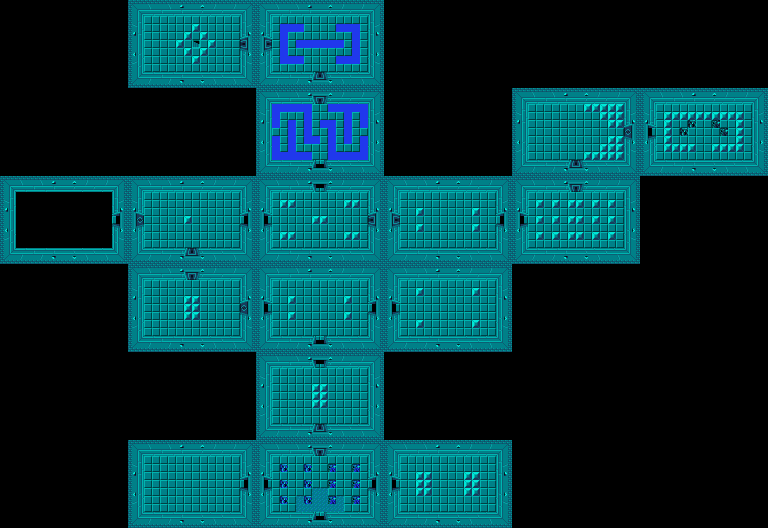
#> input picture scripts/Data/tloz1_1.png, 1536 x 1056 px (shown at 1/2 size); its folder holds only this picture in this run
$ python Build_Catalog_and_Override.py
#> lines starting #> are read from the running program, lines starting #| are printed output that depends on the picture
#!/usr/bin/env python3
# -*- coding: utf-8 -*-
"""
zelda_extract_tiles_no_overlay_highdpi_with_axes.py
---------------------------------------------------
- Builds per-map catalogues at 450 DPI
- Adds visible axes: Row numbers (left) and Col numbers (top)
- No map overlaps (each map has its own catalogue)
- Deduplicates tiles across sources
- Auto classifies air/solid
- Skips black/blank tiles
- Outputs JSON + CSV legends for manual override
"""

import cv2
import csv
import json
import hashlib
import numpy as np
from pathlib import Path
from PIL import Image, ImageDraw, ImageFont

# PARAMS
INPUT_DIR          = Path("../Data/")
OUT_DIR_TILES      = Path("../Tiles_Base")
OUT_DIR_ROOT       = Path("../")
OUT_CATALOGUE      = Path("../Catalogue/")
LEGEND_PATH_JSON   = OUT_DIR_ROOT / "legend_all_tiles.json"
LEGEND_PATH_CSV    = OUT_DIR_ROOT / "legend_all_tiles.csv"

# Tile settings
TILE_SIZE          = 16
TILE_SPACING       = 2
LABEL_FONT_SIZE    = 7
DRAW_INDEX         = True

# Classification thresholds
AIR_THRESHOLD      = 0.5
BLACK_THRESHOLD    = 15

# Combined master catalogue settings
MAKE_MASTER_CATALOGUE = True
MASTER_GAP_BETWEEN_MAPS = 32

# DPI for saved images
SAVE_DPI = (450, 450)

# Optional visual aids
DRAW_GRIDLINES     = False
GRID_ALPHA         = 60

# Axes settings
SHOW_AXES          = True
AXIS_BG_ALPHA      = 140      # background bar opacity for axes
AXIS_TICK_STEP     = 1        # label every N tiles
AXIS_PAD_LEFT      = 36       # left margin for row labels
AXIS_PAD_TOP       = 24       # top margin for col labels
AXIS_FONT_SIZE     = 10       # axis label font
AXIS_TITLE_GAP     = 2        # gap between top/left bars and "Col"/"Row"
AXIS_TITLE_FONT_SZ = 10

# UTILITIES
def ensure_dirs(*paths: Path):
    for p in paths:
        p.mkdir(parents=True, exist_ok=True)

def tile_hash_rgba(tile_rgba: np.ndarray) -> str:
    return hashlib.md5(tile_rgba.tobytes()).hexdigest()

def is_black_tile(tile_arr: np.ndarray) -> bool:
    # Treat fully transparent as "blank/black"
    if tile_arr.shape[2] >= 4:
        alpha = tile_arr[:, :, 3]
        if np.all(alpha == 0):
            return True
    rgb = tile_arr[:, :, :3]
    return float(np.mean(rgb)) < BLACK_THRESHOLD

def classify_tile(tile_arr: np.ndarray, threshold: float = AIR_THRESHOLD) -> str:
    if tile_arr.shape[2] < 4:
        return "solid"
    alpha = tile_arr[:, :, 3]
    opaque_ratio = float(np.sum(alpha > 10)) / alpha.size
    return "air" if opaque_ratio < threshold else "solid"

def load_font(size: int):
    try:
        return ImageFont.truetype("arial.ttf", size)
    except Exception:
        # Fallback to default PIL font
        return ImageFont.load_default()

def draw_index_label(img: Image.Image, text: str, xy, font=None):
    d = ImageDraw.Draw(img)
    if font is None:
        font = load_font(LABEL_FONT_SIZE)
    d.text(xy, text, fill=(255,255,255,220), font=font)

def draw_grid(img: Image.Image, x0: int, y0: int, width: int, height: int, tile_pitch: int, alpha=GRID_ALPHA):
    d = ImageDraw.Draw(img)
    color = (255,255,255,alpha)
    # verticals
    for x in range(x0, x0 + width + 1, tile_pitch):
        d.line([(x, y0), (x, y0 + height)], fill=color, width=1)
    # horizontals
    for y in range(y0, y0 + height + 1, tile_pitch):
        d.line([(x0, y), (x0 + width, y)], fill=color, width=1)

def draw_axes(canvas: Image.Image, rows: int, cols: int, tile_size: int, tile_spacing: int,
              axis_left: int, axis_top: int, tick_step: int = 1):
    """
    Draw a top bar with column labels and a left bar with row labels.
    Tiles start at origin (axis_left, axis_top) on the canvas.
    """
    d = ImageDraw.Draw(canvas)
    font_tick  = load_font(AXIS_FONT_SIZE)
    font_title = load_font(AXIS_TITLE_FONT_SZ)

    pitch = tile_size + tile_spacing
    # Top axis background bar
    top_bar = Image.new("RGBA", (canvas.size[0], axis_top), (0, 0, 0, AXIS_BG_ALPHA))
    canvas.alpha_composite(top_bar, (0, 0))
    # Left axis background bar
    left_bar = Image.new("RGBA", (axis_left, canvas.size[1]), (0, 0, 0, AXIS_BG_ALPHA))
    canvas.alpha_composite(left_bar, (0, 0))

    # Column tick labels
    for c in range(0, cols, max(1, tick_step)):
        cx = axis_left + c * pitch + tile_size // 2
        # center text horizontally
        text = str(c)
        tw, th = d.textbbox((0,0), text, font=font_tick)[2:]
        d.text((cx - tw // 2, (axis_top - th) // 2), text, fill=(255,255,255,230), font=font_tick)

    # Row tick labels
    for r in range(0, rows, max(1, tick_step)):
        cy = axis_top + r * pitch + tile_size // 2
        text = str(r)
        tw, th = d.textbbox((0,0), text, font=font_tick)[2:]
        d.text((axis_left - tw - 6, cy - th // 2), text, fill=(255,255,255,230), font=font_tick)

    # Axis titles
    # "Col" centered in top-left bar above the first tiles
    title_col = "Col"
    ttw, tth = d.textbbox((0,0), title_col, font=font_title)[2:]
    d.text((axis_left + 4, max(2, (axis_top - tth) // 2 - AXIS_TITLE_GAP)),
           title_col, fill=(200,200,255,230), font=font_title)

    # "Row" along left bar near the top
    title_row = "Row"
    rtw, rth = d.textbbox((0,0), title_row, font=font_title)[2:]
    d.text((max(2, (axis_left - rtw)//2), axis_top + 4),
           title_row, fill=(200,255,200,230), font=font_title)


# MAIN

def main():
    ensure_dirs(OUT_DIR_ROOT, OUT_DIR_TILES, OUT_CATALOGUE)

    pngs = sorted(INPUT_DIR.glob("*.png"))
    if not pngs:
        print("[!] No PNG files found.")
        return

    legend = {
        "tile_size": TILE_SIZE,
        "tile_spacing": TILE_SPACING,
        "air_threshold": AIR_THRESHOLD,
        "black_threshold": BLACK_THRESHOLD,
        "sources": [],
        "tiles": [],
        "unique_tiles": []
    }

    hash_to_index = {}
    index_meta = {}
    next_index = 0
    master_sections = []

    for png_path in pngs:
        src = cv2.imread(str(png_path), cv2.IMREAD_UNCHANGED)
#> src is the input picture: shape (1056, 1536, 4); mean B, G, R, A 61.9, 56.2, 1.7, 255
        if src is None:
            print(f"[warn] Cannot read {png_path.name}, skipping.")
            continue

        legend["sources"].append(png_path.name)
        h, w = src.shape[:2]
#> h = 1056; w = 1536
        rows, cols = h // TILE_SIZE, w // TILE_SIZE
#> rows = 66; cols = 96

        # size of the tile area (without axes)
        tile_pitch = TILE_SIZE + TILE_SPACING
        cat_w = w + (cols - 1) * TILE_SPACING
#> cat_w = 1726
        cat_h = h + (rows - 1) * TILE_SPACING
#> cat_h = 1186

        # final canvas includes axes margins
        axis_left = AXIS_PAD_LEFT if SHOW_AXES else 0
        axis_top  = AXIS_PAD_TOP if SHOW_AXES else 0
        canvas_w  = axis_left + cat_w
#> canvas_w = 1762
        canvas_h  = axis_top + cat_h
#> canvas_h = 1210

        cat_img = Image.new("RGBA", (canvas_w, canvas_h), (0,0,0,0))
#> cat_img: PIL image 1762x1210 RGBA; every value is 0
        print(f"[info] Processing {png_path.name}: {rows}x{cols} tiles")
#| [info] Processing tloz1_1.png: 66x96 tiles

        # Axes
        if SHOW_AXES:
            draw_axes(cat_img, rows, cols, TILE_SIZE, TILE_SPACING, axis_left, axis_top, AXIS_TICK_STEP)
#> in draw_axes, `canvas.alpha_composite(top_bar, (0, 0))`:
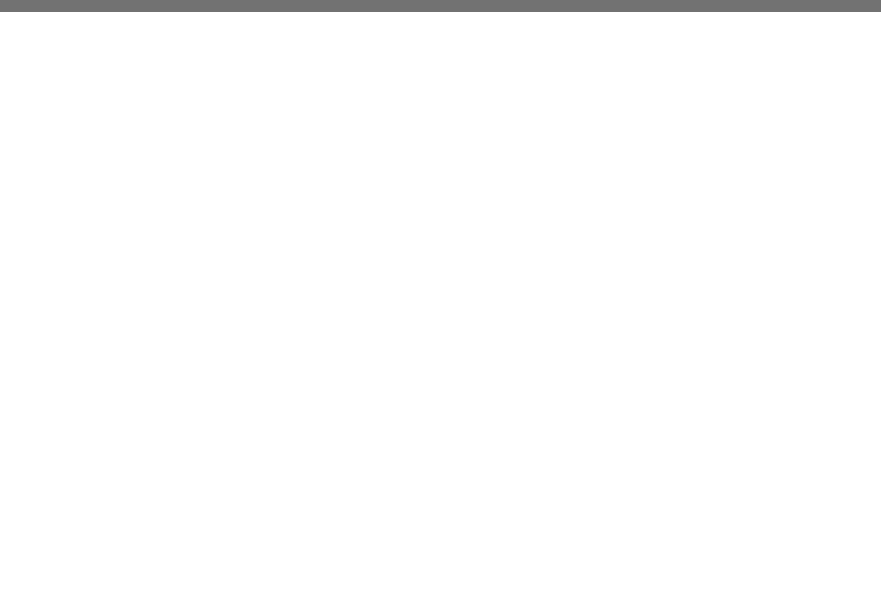
#> canvas: PIL image 1762x1210 RGBA (shown at 1/2 size); mean R, G, B, A 0, 0, 0, 2.8; transparent parts drawn white
#> in draw_axes, `canvas.alpha_composite(left_bar, (0, 0))`:
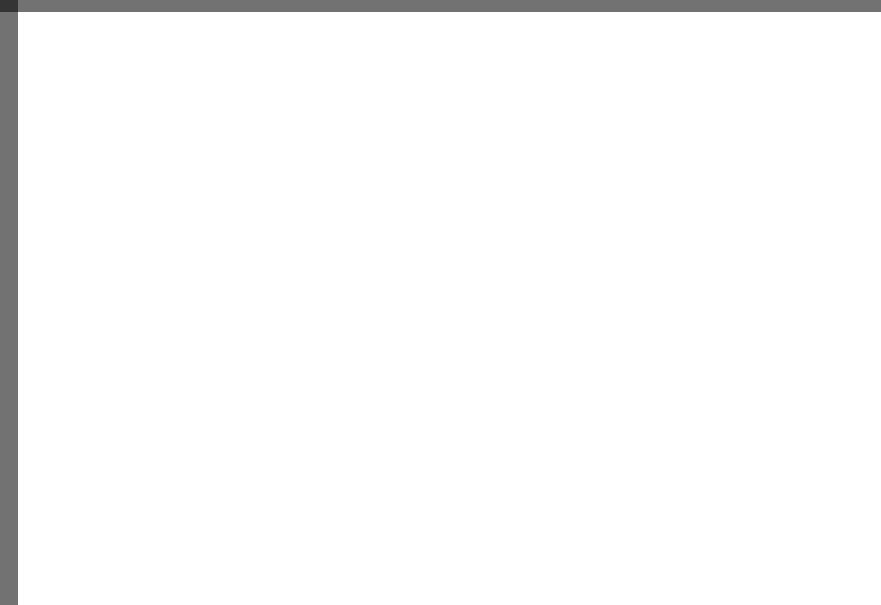
#> canvas: PIL image 1762x1210 RGBA (shown at 1/2 size); mean R, G, B, A 0, 0, 0, 5.6; transparent parts drawn white
#> the loop in draw_axes, `for c in range(0, cols, max(1, tick_step)):` made 96 passes
#> tw on passes 1 to 12: 6, 6, 6, 6, 6, 6, 6, 6, 6, 6, 13, 13
#> the loop in draw_axes, `for r in range(0, rows, max(1, tick_step)):` made 66 passes
#> in draw_axes, `ttw, tth = d.textbbox((0,0), title_col, font=font_title)[2:]`: ttw = 16; tth = 10
#> in draw_axes, `rtw, rth = d.textbbox((0,0), title_row, font=font_title)[2:]`: rtw = 21; rth = 10

        # Optional gridlines over tile area
        if DRAW_GRIDLINES:
            draw_grid(cat_img, axis_left, axis_top, cat_w, cat_h, tile_pitch, alpha=GRID_ALPHA)

        # Extract tiles and draw on catalogue
        for r in range(rows):
            for c in range(cols):
                y0, y1 = r*TILE_SIZE, (r+1)*TILE_SIZE
                x0, x1 = c*TILE_SIZE, (c+1)*TILE_SIZE
                crop = src[y0:y1, x0:x1, :]
                if crop.size == 0:
                    continue
                if is_black_tile(crop):
                    continue

                rgba = cv2.cvtColor(crop, cv2.COLOR_BGRA2RGBA) if crop.shape[2] == 4 else cv2.cvtColor(crop, cv2.COLOR_BGR2RGBA)
                hsh = tile_hash_rgba(rgba)

                if hsh in hash_to_index:
                    idx = hash_to_index[hsh]
                    cls = index_meta[idx]["classification"]
                    fname = index_meta[idx]["filename"]
                    is_dup = True
                else:
                    idx = next_index
                    cls = classify_tile(crop)
                    tile_img = Image.fromarray(rgba)
                    fname = f"tile_{idx:04d}.png"
                    tile_img.save(OUT_DIR_TILES / fname)
                    hash_to_index[hsh] = idx
                    index_meta[idx] = {"filename": fname, "classification": cls, "hash": hsh}
                    next_index += 1
                    is_dup = False

                ox = axis_left + c * tile_pitch
                oy = axis_top  + r * tile_pitch

                tile_img = Image.fromarray(rgba)
                cat_img.alpha_composite(tile_img, (ox, oy))

                # subtle class overlay
                overlay_color = (255,0,0,40) if cls=="solid" else (0,255,0,40)
                overlay = Image.new("RGBA", (TILE_SIZE, TILE_SIZE), overlay_color)
                cat_img.alpha_composite(overlay, (ox, oy))

                if DRAW_INDEX:
                    draw_index_label(cat_img, str(idx), (ox+1, oy+1))

                legend["tiles"].append({
                    "source": png_path.name,
                    "row": r, "col": c,
                    "index": idx,
                    "classification": cls,
                    "is_duplicate": is_dup,
                    "filename": fname
                })
#> this loop made 66 passes
#> pass 1, in main, `tile_img.save(OUT_DIR_TILES / fname)`:
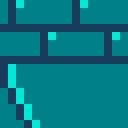
#> saved as tile_0003.png: PIL image 16x16 RGBA (shown 8 times larger); mean R, G, B, A 4.9, 119.1, 130.8, 255
#> after the loop:
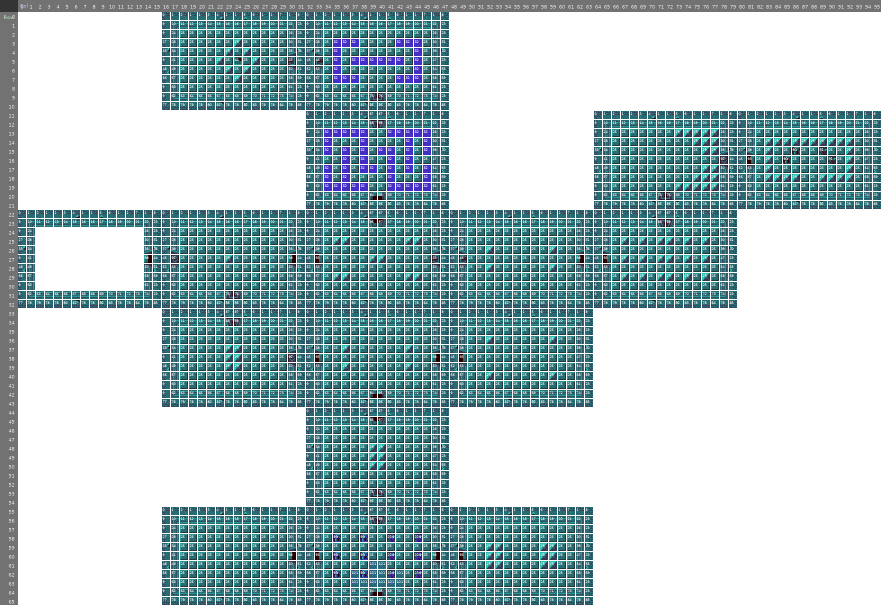
#> cat_img: PIL image 1762x1210 RGBA (shown at 1/2 size); mean R, G, B, A 20.3, 40, 43.4, 94.1; transparent parts drawn white
#> after the loop:
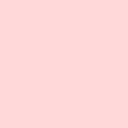
#> overlay: PIL image 16x16 RGBA (shown 8 times larger); mean R, G, B, A 255, 0, 0, 40; transparent parts drawn white
#> after the loop:
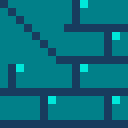
#> tile_img: PIL image 16x16 RGBA (shown 8 times larger); mean R, G, B, A 6.9, 110.8, 125.2, 255
#> after the loop, hash_to_index = 102 items; index_meta = 102 items; next_index = 102

        # Save per-source catalogue @ high DPI
        out_cat = OUT_CATALOGUE / f"Catalogue_Layout_{png_path.stem}.png"
        cat_img.save(out_cat, dpi=SAVE_DPI)
        master_sections.append((cat_img, cat_img.size[1], cat_img.size[0], png_path.stem))
        print(f"[ok] Catalogue with axes (450 DPI) → {out_cat.name}")
#| [ok] Catalogue with axes (450 DPI) → Catalogue_Layout_tloz1_1.png

    # Save unified legend (JSON)
    for idx in range(next_index):
        legend["unique_tiles"].append({
            "index": idx,
            "filename": index_meta[idx]["filename"],
            "classification": index_meta[idx]["classification"],
            "hash": index_meta[idx]["hash"]
        })
    with open(LEGEND_PATH_JSON, "w", encoding="utf-8") as f:
        json.dump(legend, f, indent=2, ensure_ascii=False)

    # Save CSV (manual overrides blank)
    with open(LEGEND_PATH_CSV, "w", newline="", encoding="utf-8") as csvfile:
        writer = csv.writer(csvfile)
        writer.writerow(["index","filename","source","row","col","classification","manual_override"])
        for t in legend["tiles"]:
            writer.writerow([t["index"],t["filename"],t["source"],t["row"],t["col"],t["classification"],""])

    # Optional: master stacked catalogue (includes axes)
    if MAKE_MASTER_CATALOGUE and master_sections:
        total_h = sum(h for _,h,_,_ in master_sections) + (len(master_sections)-1)*MASTER_GAP_BETWEEN_MAPS
#> total_h = 1210
        max_w = max(w for _,_,w,_ in master_sections)
#> max_w = 1762
        master = Image.new("RGBA",(max_w,total_h),(0,0,0,0))
        y = 0
        for img,h,w,name in master_sections:
            master.alpha_composite(img,(0,y))
            # Add title bar over each section (semi-opaque)
            bar = Image.new("RGBA",(w,16),(0,0,0,150))
            d = ImageDraw.Draw(bar)
            font = load_font(10)
            d.text((4,2),name,fill=(255,255,255,200),font=font)
            master.alpha_composite(bar,(0,y))
            y += h + MASTER_GAP_BETWEEN_MAPS
#> this loop made 1 pass
#> (h, w, name, y) on pass 1: (1210, 1762, 'tloz1_1', 1242)
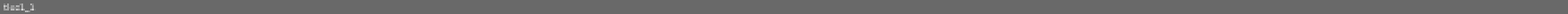
#> bar: PIL image 1762x16 RGBA (shown at 1/2 size); mean R, G, B, A 0.6, 0.6, 0.6, 150.1; transparent parts drawn white
#> after the loop, y = 1242
        master_path = OUT_CATALOGUE / "catalogue_layout_all.png"
        master.save(master_path, dpi=SAVE_DPI)
        print(f"[ok] Master stacked catalogue (450 DPI) → {master_path.name}")

    print(f"[ok] {next_index} unique tiles saved → {OUT_DIR_TILES}")
#| [ok] 102 unique tiles saved → ../Tiles_Base
    print(f"[ok] JSON legend → {LEGEND_PATH_JSON.name}")
    print(f"[ok] CSV legend  → {LEGEND_PATH_CSV.name}")

# MAIN

if __name__ == "__main__":
    main()

$ run again, on scripts/Data/tloz2_1.png
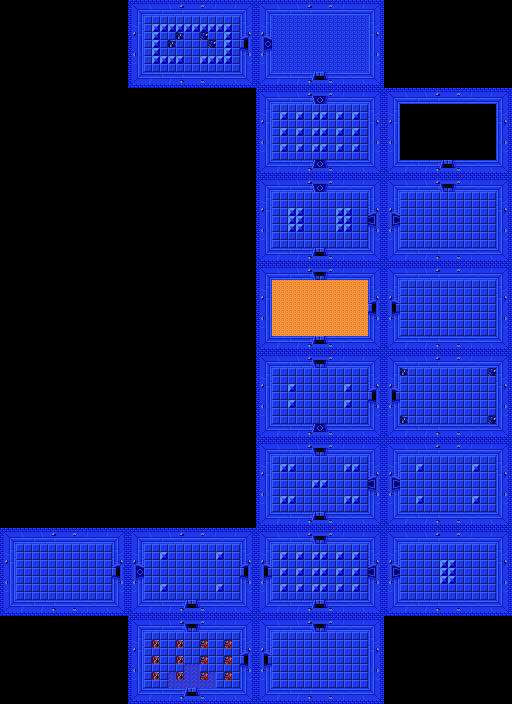
#> input picture scripts/Data/tloz2_1.png, 1024 x 1408 px (shown at 1/2 size)
#> in main, src is the input picture: shape (1408, 1024, 4); mean B, G, R, A 116.4, 31.9, 21.3, 255
#| [info] Processing tloz2_1.png: 88x64 tiles
#> in draw_axes, `canvas.alpha_composite(left_bar, (0, 0))`:
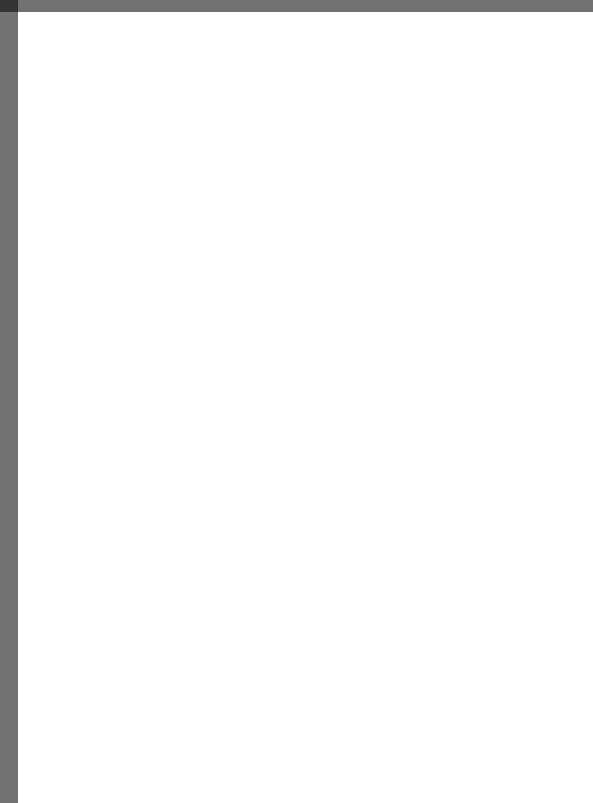
#> canvas: PIL image 1186x1606 RGBA (shown at 1/2 size); mean R, G, B, A 0, 0, 0, 6.3; transparent parts drawn white
#> the loop in draw_axes, `for c in range(0, cols, max(1, tick_step)):` made 64 passes
#> tw on passes 1 to 8: 6, 6, 6, 6, 6, 6, 6, 6
#> the loop in draw_axes, `for r in range(0, rows, max(1, tick_step)):` made 88 passes
#> ttw = 16; tth = 10
#> rtw = 21; rth = 10
#> after the loop in main, `for r in range(rows):`: hash_to_index = 102 items; next_index = 102
#| [ok] Catalogue with axes (450 DPI) → Catalogue_Layout_tloz2_1.png
#> total_h = 1606
#> max_w = 1186
#> the loop in main, `for img,h,w,name in master_sections:` made 1 pass
#> (h, w, name, y) on pass 1: (1606, 1186, 'tloz2_1', 1638)
#> after the loop in main, `for img,h,w,name in master_sections:`:
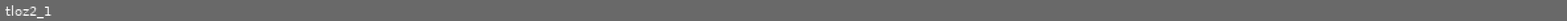
#> bar: PIL image 1186x16 RGBA (shown 2 times larger); mean R, G, B, A 1, 1, 1, 150.2; transparent parts drawn white
#> after the loop in main, `for img,h,w,name in master_sections:`: y = 1638
#| [ok] 102 unique tiles saved → ../Tiles_Base
